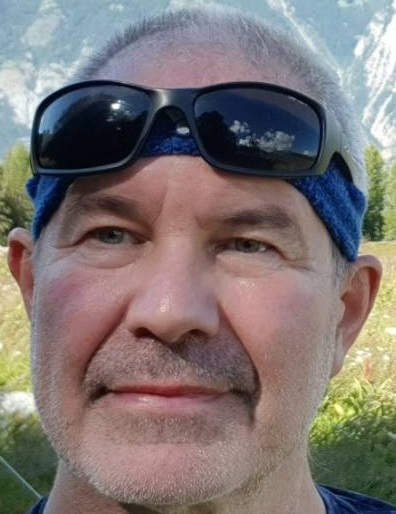
#> input picture RPi-1/RP-7/wim_s.jpg, 396 x 514 px
$ python image_resize_2.py   (older library calls are emulated)
#> lines starting #> are read from the running program, lines starting #| are printed output that depends on the picture
import tkinter as tk
from PIL import ImageTk, Image
import time

#This creates the main window of an application
window = tk.Tk()
window.title("Join")
window.geometry("500x500")
window.configure(background='grey')

path = "wim_s.jpg"
x=50
y=50

#Creates a Tkinter-compatible photo image, which can be used everywhere Tkinter expects an image object.
image =Image.open(path)
#> image is the input picture: PIL image 396x514 RGB; mean R, G, B 125.7, 117, 114.9
img = image.resize((50, 50), Image.ANTIALIAS)
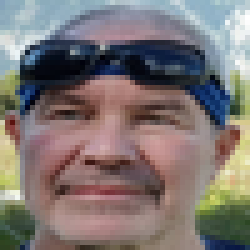
#> img: PIL image 50x50 RGB (shown 5 times larger); mean R, G, B 125.8, 117, 115
img = ImageTk.PhotoImage(img)
#img = img.resize((50, 50), Image.ANTIALIAS)
#The Label widget is a standard Tkinter widget used to display a text or image on the screen.
my_foto_lbl = tk.Label(window, image = img)
my_foto_lbl.place(x=5,y=5)

#The Pack geometry manager packs widgets in rows or columns.
#panel.pack(side = "bottom", fill = "both", expand = "yes")

#Start the GUI
while True:
    for x in range (50,480,10):
        img = image.resize((x, x), Image.ANTIALIAS)
        img = ImageTk.PhotoImage(img)
#> (the run stopped early here; a loop or call above may not have finished)
